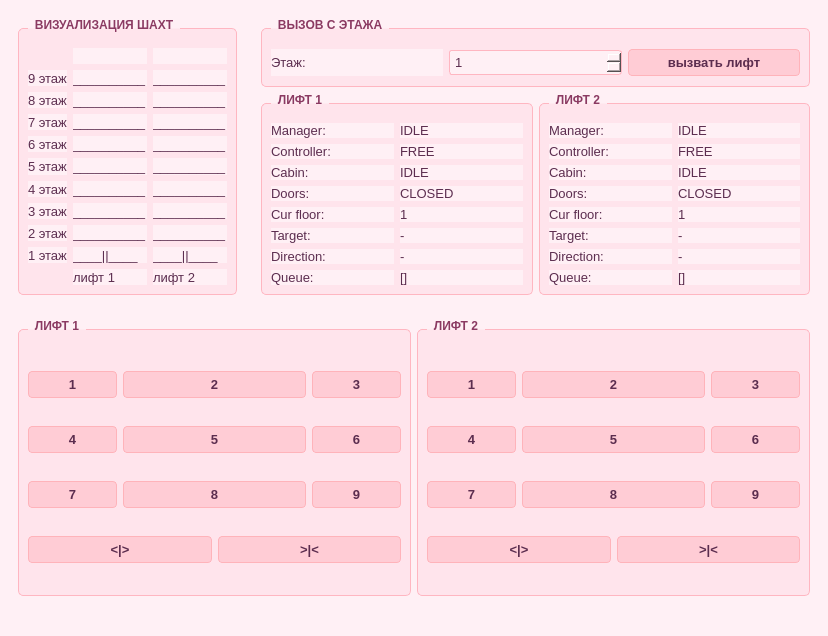
<?xml version="1.0" encoding="UTF-8"?>
<ui version="4.0">
 <class>MainWindow</class>
 <widget class="QMainWindow" name="MainWindow">
  <property name="geometry">
   <rect>
    <x>0</x>
    <y>0</y>
    <width>828</width>
    <height>636</height>
   </rect>
  </property>
  <property name="windowTitle">
   <string>MainWindow</string>
  </property>
  <property name="styleSheet">
   <string notr="true">* {
    font-family: &quot;Courier New&quot;;
}

QMainWindow {
    background-color: #fff0f5;
}

QWidget {
    background-color: #fff0f5;
}

QWidget#centralwidget {
    background-color: #fff0f5;
}

QGroupBox {
    background-color: #ffe4ec;
    border: 1px solid #ffb6c1;
    border-radius: 5px;
    margin-top: 10px;
    padding-top: 10px;
    font-size: 12px;
    font-weight: bold;
    color: #8b3a62;
}

QGroupBox::title {
    subcontrol-origin: margin;
    left: 10px;
    padding: 0 5px;
    color: #8b3a62;
}

QLabel {
    font-size: 13px;
    color: #5c2d4f;
}

QPushButton {
    background-color: #ffccd5;
    border: 1px solid #ffb3ba;
    border-radius: 4px;
    padding: 5px;
    font-size: 13px;
    font-weight: bold;
    color: #5c2d4f;
}

QPushButton:hover {
    background-color: #ffb3ba;
    color: white;
}

QPushButton:pressed {
    background-color: #ff99aa;
}

QSpinBox {
    background-color: #fff0f5;
    border: 1px solid #ffb6c1;
    border-radius: 3px;
    padding: 3px;
    font-size: 13px;
    color: #5c2d4f;
}</string>
  </property>
  <widget class="QWidget" name="centralwidget">
   <property name="styleSheet">
    <string notr="true"/>
   </property>
   <layout class="QGridLayout" name="gridLayout_8">
    <item row="0" column="0">
     <widget class="QWidget" name="els_widget" native="true">
      <layout class="QGridLayout" name="gridLayout_4">
       <item row="0" column="0">
        <widget class="QGroupBox" name="groupBox">
         <property name="title">
          <string>ВИЗУАЛИЗАЦИЯ ШАХТ</string>
         </property>
         <layout class="QGridLayout" name="gridLayout_3">
          <item row="9" column="2">
           <widget class="QLabel" name="floor_1_el_2">
            <property name="text">
             <string>____||____</string>
            </property>
           </widget>
          </item>
          <item row="5" column="0">
           <widget class="QLabel" name="floor_5">
            <property name="text">
             <string>5 этаж</string>
            </property>
           </widget>
          </item>
          <item row="4" column="0">
           <widget class="QLabel" name="floor_6">
            <property name="text">
             <string>6 этаж</string>
            </property>
           </widget>
          </item>
          <item row="9" column="0">
           <widget class="QLabel" name="floor_1">
            <property name="text">
             <string>1 этаж</string>
            </property>
           </widget>
          </item>
          <item row="3" column="1">
           <widget class="QLabel" name="floor_7_el_1">
            <property name="text">
             <string>__________</string>
            </property>
           </widget>
          </item>
          <item row="1" column="2">
           <widget class="QLabel" name="floor_9_el_2">
            <property name="text">
             <string>__________</string>
            </property>
           </widget>
          </item>
          <item row="3" column="2">
           <widget class="QLabel" name="floor_7_el_2">
            <property name="text">
             <string>__________</string>
            </property>
           </widget>
          </item>
          <item row="7" column="2">
           <widget class="QLabel" name="floor_3_el_2">
            <property name="text">
             <string>__________</string>
            </property>
           </widget>
          </item>
          <item row="8" column="1">
           <widget class="QLabel" name="floor_2_el_1">
            <property name="text">
             <string>__________</string>
            </property>
           </widget>
          </item>
          <item row="8" column="0">
           <widget class="QLabel" name="floor_2">
            <property name="text">
             <string>2 этаж</string>
            </property>
           </widget>
          </item>
          <item row="3" column="0">
           <widget class="QLabel" name="floor_7">
            <property name="text">
             <string>7 этаж</string>
            </property>
           </widget>
          </item>
          <item row="2" column="1">
           <widget class="QLabel" name="floor_8_el_1">
            <property name="text">
             <string>__________</string>
            </property>
           </widget>
          </item>
          <item row="5" column="2">
           <widget class="QLabel" name="floor_5_el_2">
            <property name="text">
             <string>__________</string>
            </property>
           </widget>
          </item>
          <item row="6" column="2">
           <widget class="QLabel" name="floor_4_el_2">
            <property name="text">
             <string>__________</string>
            </property>
           </widget>
          </item>
          <item row="2" column="2">
           <widget class="QLabel" name="floor_8_el_2">
            <property name="text">
             <string>__________</string>
            </property>
           </widget>
          </item>
          <item row="8" column="2">
           <widget class="QLabel" name="floor_2_el_2">
            <property name="text">
             <string>__________</string>
            </property>
           </widget>
          </item>
          <item row="4" column="1">
           <widget class="QLabel" name="floor_6_el_1">
            <property name="text">
             <string>__________</string>
            </property>
           </widget>
          </item>
          <item row="7" column="1">
           <widget class="QLabel" name="floor_3_el_1">
            <property name="text">
             <string>__________</string>
            </property>
           </widget>
          </item>
          <item row="7" column="0">
           <widget class="QLabel" name="floor_3">
            <property name="text">
             <string>3 этаж</string>
            </property>
           </widget>
          </item>
          <item row="4" column="2">
           <widget class="QLabel" name="floor_6_el_2">
            <property name="text">
             <string>__________</string>
            </property>
           </widget>
          </item>
          <item row="1" column="0">
           <widget class="QLabel" name="floor_9">
            <property name="text">
             <string>9 этаж</string>
            </property>
           </widget>
          </item>
          <item row="6" column="0">
           <widget class="QLabel" name="floor_4">
            <property name="text">
             <string>4 этаж</string>
            </property>
           </widget>
          </item>
          <item row="9" column="1">
           <widget class="QLabel" name="floor_1_el_1">
            <property name="text">
             <string>____||____</string>
            </property>
           </widget>
          </item>
          <item row="5" column="1">
           <widget class="QLabel" name="floor_5_el_1">
            <property name="text">
             <string>__________</string>
            </property>
           </widget>
          </item>
          <item row="6" column="1">
           <widget class="QLabel" name="floor_4_el_1">
            <property name="text">
             <string>__________</string>
            </property>
           </widget>
          </item>
          <item row="1" column="1">
           <widget class="QLabel" name="floor_9_el_1">
            <property name="text">
             <string>__________</string>
            </property>
           </widget>
          </item>
          <item row="2" column="0">
           <widget class="QLabel" name="floor_8">
            <property name="text">
             <string>8 этаж</string>
            </property>
           </widget>
          </item>
          <item row="10" column="1">
           <widget class="QLabel" name="label_27">
            <property name="text">
             <string>лифт 1</string>
            </property>
           </widget>
          </item>
          <item row="10" column="2">
           <widget class="QLabel" name="label_28">
            <property name="text">
             <string>лифт 2</string>
            </property>
           </widget>
          </item>
          <item row="0" column="1">
           <widget class="QLabel" name="el_1_dir_on_display">
            <property name="text">
             <string/>
            </property>
           </widget>
          </item>
          <item row="0" column="2">
           <widget class="QLabel" name="el_2_dir_on_display">
            <property name="text">
             <string/>
            </property>
           </widget>
          </item>
         </layout>
        </widget>
       </item>
      </layout>
     </widget>
    </item>
    <item row="0" column="1">
     <widget class="QWidget" name="widget_2" native="true">
      <property name="sizePolicy">
       <sizepolicy hsizetype="Expanding" vsizetype="Preferred">
        <horstretch>0</horstretch>
        <verstretch>0</verstretch>
       </sizepolicy>
      </property>
      <layout class="QGridLayout" name="gridLayout_6">
       <item row="1" column="0">
        <widget class="QGroupBox" name="el_1_conditions_box">
         <property name="title">
          <string>ЛИФТ 1</string>
         </property>
         <layout class="QHBoxLayout" name="horizontalLayout_3">
          <item>
           <layout class="QVBoxLayout" name="verticalLayout_3">
            <item>
             <widget class="QLabel" name="label_2">
              <property name="text">
               <string>Manager:</string>
              </property>
             </widget>
            </item>
            <item>
             <widget class="QLabel" name="label_3">
              <property name="text">
               <string>Controller:</string>
              </property>
             </widget>
            </item>
            <item>
             <widget class="QLabel" name="label_4">
              <property name="text">
               <string>Cabin:</string>
              </property>
             </widget>
            </item>
            <item>
             <widget class="QLabel" name="label_5">
              <property name="text">
               <string>Doors:</string>
              </property>
             </widget>
            </item>
            <item>
             <widget class="QLabel" name="label_6">
              <property name="text">
               <string>Cur floor:</string>
              </property>
             </widget>
            </item>
            <item>
             <widget class="QLabel" name="label_7">
              <property name="text">
               <string>Target:</string>
              </property>
             </widget>
            </item>
            <item>
             <widget class="QLabel" name="label_8">
              <property name="text">
               <string>Direction:</string>
              </property>
             </widget>
            </item>
            <item>
             <widget class="QLabel" name="label_9">
              <property name="text">
               <string>Queue:</string>
              </property>
             </widget>
            </item>
           </layout>
          </item>
          <item>
           <layout class="QVBoxLayout" name="verticalLayout_4">
            <item>
             <widget class="QLabel" name="el_1_manager">
              <property name="text">
               <string>IDLE</string>
              </property>
             </widget>
            </item>
            <item>
             <widget class="QLabel" name="el_1_controller">
              <property name="text">
               <string>FREE</string>
              </property>
             </widget>
            </item>
            <item>
             <widget class="QLabel" name="el_1_cabin">
              <property name="text">
               <string>IDLE</string>
              </property>
             </widget>
            </item>
            <item>
             <widget class="QLabel" name="el_1_doors">
              <property name="text">
               <string>CLOSED</string>
              </property>
             </widget>
            </item>
            <item>
             <widget class="QLabel" name="el_1_cur_floor">
              <property name="text">
               <string>1</string>
              </property>
             </widget>
            </item>
            <item>
             <widget class="QLabel" name="el_1_target">
              <property name="text">
               <string>-</string>
              </property>
             </widget>
            </item>
            <item>
             <widget class="QLabel" name="el_1_direction">
              <property name="text">
               <string>-</string>
              </property>
             </widget>
            </item>
            <item>
             <widget class="QLabel" name="el_1_queue">
              <property name="text">
               <string>[]</string>
              </property>
             </widget>
            </item>
           </layout>
          </item>
         </layout>
        </widget>
       </item>
       <item row="1" column="1">
        <widget class="QGroupBox" name="el_2_conditions_box">
         <property name="title">
          <string>ЛИФТ 2</string>
         </property>
         <layout class="QHBoxLayout" name="horizontalLayout_4">
          <item>
           <layout class="QVBoxLayout" name="verticalLayout_5">
            <item>
             <widget class="QLabel" name="label_19">
              <property name="text">
               <string>Manager:</string>
              </property>
             </widget>
            </item>
            <item>
             <widget class="QLabel" name="label_20">
              <property name="text">
               <string>Controller:</string>
              </property>
             </widget>
            </item>
            <item>
             <widget class="QLabel" name="label_21">
              <property name="text">
               <string>Cabin:</string>
              </property>
             </widget>
            </item>
            <item>
             <widget class="QLabel" name="label_22">
              <property name="text">
               <string>Doors:</string>
              </property>
             </widget>
            </item>
            <item>
             <widget class="QLabel" name="label_23">
              <property name="text">
               <string>Cur floor:</string>
              </property>
             </widget>
            </item>
            <item>
             <widget class="QLabel" name="label_24">
              <property name="text">
               <string>Target:</string>
              </property>
             </widget>
            </item>
            <item>
             <widget class="QLabel" name="label_25">
              <property name="text">
               <string>Direction:</string>
              </property>
             </widget>
            </item>
            <item>
             <widget class="QLabel" name="label_26">
              <property name="text">
               <string>Queue:</string>
              </property>
             </widget>
            </item>
           </layout>
          </item>
          <item>
           <layout class="QVBoxLayout" name="verticalLayout_6">
            <item>
             <widget class="QLabel" name="el_2_manager">
              <property name="text">
               <string>IDLE</string>
              </property>
             </widget>
            </item>
            <item>
             <widget class="QLabel" name="el_2_controller">
              <property name="text">
               <string>FREE</string>
              </property>
             </widget>
            </item>
            <item>
             <widget class="QLabel" name="el_2_cabin">
              <property name="text">
               <string>IDLE</string>
              </property>
             </widget>
            </item>
            <item>
             <widget class="QLabel" name="el_2_doors">
              <property name="text">
               <string>CLOSED</string>
              </property>
             </widget>
            </item>
            <item>
             <widget class="QLabel" name="el_2_cur_floor">
              <property name="text">
               <string>1</string>
              </property>
             </widget>
            </item>
            <item>
             <widget class="QLabel" name="el_2_target">
              <property name="text">
               <string>-</string>
              </property>
             </widget>
            </item>
            <item>
             <widget class="QLabel" name="el_2_direction">
              <property name="text">
               <string>-</string>
              </property>
             </widget>
            </item>
            <item>
             <widget class="QLabel" name="el_2_queue">
              <property name="text">
               <string>[]</string>
              </property>
             </widget>
            </item>
           </layout>
          </item>
         </layout>
        </widget>
       </item>
       <item row="0" column="0" colspan="2">
        <widget class="QGroupBox" name="groupBox_2">
         <property name="title">
          <string>ВЫЗОВ С ЭТАЖА</string>
         </property>
         <layout class="QGridLayout" name="gridLayout_5">
          <item row="0" column="0">
           <widget class="QLabel" name="label">
            <property name="text">
             <string>Этаж:</string>
            </property>
           </widget>
          </item>
          <item row="0" column="1">
           <widget class="QSpinBox" name="floor_spin_box">
            <property name="minimum">
             <number>1</number>
            </property>
            <property name="maximum">
             <number>9</number>
            </property>
           </widget>
          </item>
          <item row="0" column="2">
           <widget class="QPushButton" name="floor_call">
            <property name="text">
             <string>вызвать лифт</string>
            </property>
           </widget>
          </item>
         </layout>
        </widget>
       </item>
      </layout>
     </widget>
    </item>
    <item row="1" column="0" colspan="2">
     <widget class="QWidget" name="widget" native="true">
      <layout class="QGridLayout" name="gridLayout_7">
       <item row="0" column="0">
        <widget class="QGroupBox" name="elevate_1_box">
         <property name="title">
          <string>ЛИФТ 1</string>
         </property>
         <layout class="QGridLayout" name="gridLayout">
          <item row="0" column="0">
           <widget class="QPushButton" name="el_1_1_btn">
            <property name="text">
             <string>1</string>
            </property>
           </widget>
          </item>
          <item row="0" column="3">
           <widget class="QPushButton" name="el_1_3_btn">
            <property name="text">
             <string>3</string>
            </property>
           </widget>
          </item>
          <item row="1" column="0">
           <widget class="QPushButton" name="el_1_4_btn">
            <property name="text">
             <string>4</string>
            </property>
           </widget>
          </item>
          <item row="1" column="3">
           <widget class="QPushButton" name="el_1_6_btn">
            <property name="text">
             <string>6</string>
            </property>
           </widget>
          </item>
          <item row="2" column="0">
           <widget class="QPushButton" name="el_1_7_btn">
            <property name="text">
             <string>7</string>
            </property>
           </widget>
          </item>
          <item row="2" column="3">
           <widget class="QPushButton" name="el_1_9_btn">
            <property name="text">
             <string>9</string>
            </property>
           </widget>
          </item>
          <item row="3" column="2" colspan="2">
           <widget class="QPushButton" name="el_1_close_doors_btn">
            <property name="text">
             <string>&gt;|&lt;</string>
            </property>
           </widget>
          </item>
          <item row="3" column="0" colspan="2">
           <widget class="QPushButton" name="el_1_open_doors_btn">
            <property name="text">
             <string>&lt;|&gt;</string>
            </property>
           </widget>
          </item>
          <item row="2" column="1" colspan="2">
           <widget class="QPushButton" name="el_1_8_btn">
            <property name="text">
             <string>8</string>
            </property>
           </widget>
          </item>
          <item row="1" column="1" colspan="2">
           <widget class="QPushButton" name="el_1_5_btn">
            <property name="text">
             <string>5</string>
            </property>
           </widget>
          </item>
          <item row="0" column="1" colspan="2">
           <widget class="QPushButton" name="el_1_2_btn">
            <property name="text">
             <string>2</string>
            </property>
           </widget>
          </item>
         </layout>
        </widget>
       </item>
       <item row="0" column="1">
        <widget class="QGroupBox" name="elevate_2_box">
         <property name="title">
          <string>ЛИФТ 2</string>
         </property>
         <layout class="QGridLayout" name="gridLayout_2">
          <item row="1" column="1" colspan="2">
           <widget class="QPushButton" name="el_2_5_btn">
            <property name="text">
             <string>5</string>
            </property>
           </widget>
          </item>
          <item row="0" column="3">
           <widget class="QPushButton" name="el_2_3_btn">
            <property name="text">
             <string>3</string>
            </property>
           </widget>
          </item>
          <item row="2" column="1" colspan="2">
           <widget class="QPushButton" name="el_2_8_btn">
            <property name="text">
             <string>8</string>
            </property>
           </widget>
          </item>
          <item row="1" column="0">
           <widget class="QPushButton" name="el_2_4_btn">
            <property name="text">
             <string>4</string>
            </property>
           </widget>
          </item>
          <item row="1" column="3">
           <widget class="QPushButton" name="el_2_6_btn">
            <property name="text">
             <string>6</string>
            </property>
           </widget>
          </item>
          <item row="0" column="0">
           <widget class="QPushButton" name="el_2_1_btn">
            <property name="text">
             <string>1</string>
            </property>
           </widget>
          </item>
          <item row="2" column="3">
           <widget class="QPushButton" name="el_2_9_btn">
            <property name="text">
             <string>9</string>
            </property>
           </widget>
          </item>
          <item row="2" column="0">
           <widget class="QPushButton" name="el_2_7_btn">
            <property name="text">
             <string>7</string>
            </property>
           </widget>
          </item>
          <item row="0" column="1" colspan="2">
           <widget class="QPushButton" name="el_2_2_btn">
            <property name="text">
             <string>2</string>
            </property>
           </widget>
          </item>
          <item row="3" column="2" colspan="2">
           <widget class="QPushButton" name="el_2_close_doors_btn">
            <property name="text">
             <string>&gt;|&lt;</string>
            </property>
           </widget>
          </item>
          <item row="3" column="0" colspan="2">
           <widget class="QPushButton" name="el_2_open_doors_btn">
            <property name="text">
             <string>&lt;|&gt;</string>
            </property>
           </widget>
          </item>
         </layout>
        </widget>
       </item>
      </layout>
     </widget>
    </item>
   </layout>
  </widget>
  <widget class="QMenuBar" name="menubar">
   <property name="geometry">
    <rect>
     <x>0</x>
     <y>0</y>
     <width>828</width>
     <height>22</height>
    </rect>
   </property>
  </widget>
  <widget class="QStatusBar" name="statusbar"/>
 </widget>
 <resources/>
 <connections/>
</ui>
